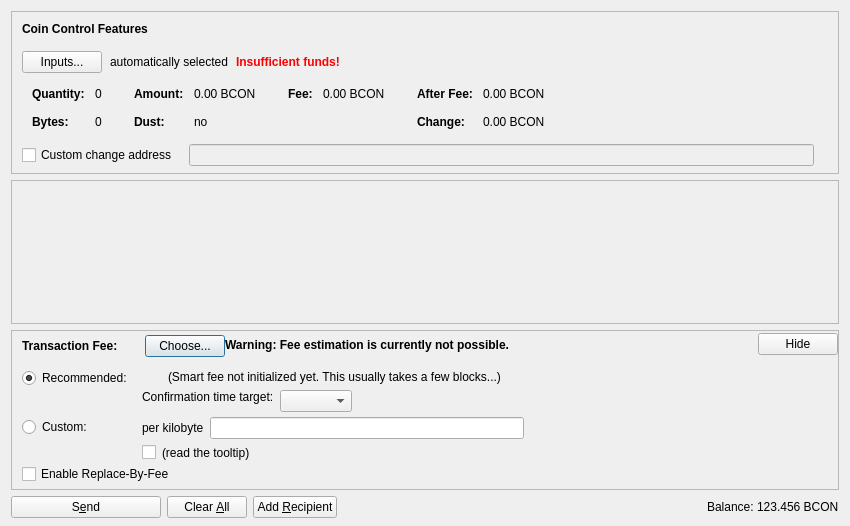
<?xml version="1.0" encoding="UTF-8"?>
<ui version="4.0">
 <class>SendCoinsDialog</class>
 <widget class="QDialog" name="SendCoinsDialog">
  <property name="geometry">
   <rect>
    <x>0</x>
    <y>0</y>
    <width>850</width>
    <height>526</height>
   </rect>
  </property>
  <property name="windowTitle">
   <string>Send Coins</string>
  </property>
  <layout class="QVBoxLayout" name="verticalLayout" stretch="0,1,0,0">
   <property name="bottomMargin">
    <number>8</number>
   </property>
   <item>
    <widget class="QFrame" name="frameCoinControl">
     <property name="sizePolicy">
      <sizepolicy hsizetype="Expanding" vsizetype="Expanding">
       <horstretch>0</horstretch>
       <verstretch>0</verstretch>
      </sizepolicy>
     </property>
     <property name="maximumSize">
      <size>
       <width>16777215</width>
       <height>16777215</height>
      </size>
     </property>
     <property name="frameShape">
      <enum>QFrame::StyledPanel</enum>
     </property>
     <property name="frameShadow">
      <enum>QFrame::Sunken</enum>
     </property>
     <layout class="QVBoxLayout" name="verticalLayoutCoinControl2">
      <property name="spacing">
       <number>0</number>
      </property>
      <property name="leftMargin">
       <number>0</number>
      </property>
      <property name="topMargin">
       <number>0</number>
      </property>
      <property name="rightMargin">
       <number>0</number>
      </property>
      <property name="bottomMargin">
       <number>6</number>
      </property>
      <item>
       <layout class="QVBoxLayout" name="verticalLayoutCoinControl" stretch="0,0,0,0,1">
        <property name="spacing">
         <number>0</number>
        </property>
        <property name="leftMargin">
         <number>10</number>
        </property>
        <property name="topMargin">
         <number>10</number>
        </property>
        <item>
         <layout class="QHBoxLayout" name="horizontalLayoutCoinControl1">
          <property name="bottomMargin">
           <number>15</number>
          </property>
          <item>
           <widget class="QLabel" name="labelCoinControlFeatures">
            <property name="sizePolicy">
             <sizepolicy hsizetype="Preferred" vsizetype="Maximum">
              <horstretch>0</horstretch>
              <verstretch>0</verstretch>
             </sizepolicy>
            </property>
            <property name="font">
             <font>
              <weight>75</weight>
              <bold>true</bold>
             </font>
            </property>
            <property name="styleSheet">
             <string notr="true">font-weight:bold;</string>
            </property>
            <property name="text">
             <string>Coin Control Features</string>
            </property>
           </widget>
          </item>
         </layout>
        </item>
        <item>
         <layout class="QHBoxLayout" name="horizontalLayoutCoinControl2" stretch="0,0,0,0">
          <property name="spacing">
           <number>8</number>
          </property>
          <property name="bottomMargin">
           <number>10</number>
          </property>
          <item>
           <widget class="QPushButton" name="pushButtonCoinControl">
            <property name="styleSheet">
             <string notr="true"/>
            </property>
            <property name="text">
             <string>Inputs...</string>
            </property>
            <property name="autoDefault">
             <bool>false</bool>
            </property>
           </widget>
          </item>
          <item>
           <widget class="QLabel" name="labelCoinControlAutomaticallySelected">
            <property name="text">
             <string>automatically selected</string>
            </property>
            <property name="margin">
             <number>5</number>
            </property>
           </widget>
          </item>
          <item>
           <widget class="QLabel" name="labelCoinControlInsuffFunds">
            <property name="font">
             <font>
              <weight>75</weight>
              <bold>true</bold>
             </font>
            </property>
            <property name="styleSheet">
             <string notr="true">color:red;font-weight:bold;</string>
            </property>
            <property name="text">
             <string>Insufficient funds!</string>
            </property>
            <property name="margin">
             <number>5</number>
            </property>
           </widget>
          </item>
          <item>
           <spacer name="horizontalSpacerCoinControl">
            <property name="orientation">
             <enum>Qt::Horizontal</enum>
            </property>
            <property name="sizeHint" stdset="0">
             <size>
              <width>40</width>
              <height>1</height>
             </size>
            </property>
           </spacer>
          </item>
         </layout>
        </item>
        <item>
         <widget class="QWidget" name="widgetCoinControl" native="true">
          <property name="sizePolicy">
           <sizepolicy hsizetype="Preferred" vsizetype="Preferred">
            <horstretch>0</horstretch>
            <verstretch>0</verstretch>
           </sizepolicy>
          </property>
          <property name="minimumSize">
           <size>
            <width>0</width>
            <height>0</height>
           </size>
          </property>
          <property name="styleSheet">
           <string notr="true"/>
          </property>
          <layout class="QHBoxLayout" name="horizontalLayoutCoinControl5">
           <property name="leftMargin">
            <number>0</number>
           </property>
           <property name="topMargin">
            <number>0</number>
           </property>
           <property name="rightMargin">
            <number>0</number>
           </property>
           <property name="bottomMargin">
            <number>0</number>
           </property>
           <item>
            <layout class="QHBoxLayout" name="horizontalLayoutCoinControl3" stretch="0,0,0,1">
             <property name="spacing">
              <number>20</number>
             </property>
             <property name="topMargin">
              <number>0</number>
             </property>
             <property name="bottomMargin">
              <number>10</number>
             </property>
             <item>
              <layout class="QFormLayout" name="formLayoutCoinControl1">
               <property name="horizontalSpacing">
                <number>10</number>
               </property>
               <property name="verticalSpacing">
                <number>14</number>
               </property>
               <property name="leftMargin">
                <number>10</number>
               </property>
               <property name="topMargin">
                <number>4</number>
               </property>
               <property name="rightMargin">
                <number>6</number>
               </property>
               <item row="0" column="0">
                <widget class="QLabel" name="labelCoinControlQuantityText">
                 <property name="font">
                  <font>
                   <weight>75</weight>
                   <bold>true</bold>
                  </font>
                 </property>
                 <property name="text">
                  <string>Quantity:</string>
                 </property>
                 <property name="margin">
                  <number>0</number>
                 </property>
                </widget>
               </item>
               <item row="0" column="1">
                <widget class="QLabel" name="labelCoinControlQuantity">
                 <property name="cursor">
                  <cursorShape>IBeamCursor</cursorShape>
                 </property>
                 <property name="contextMenuPolicy">
                  <enum>Qt::ActionsContextMenu</enum>
                 </property>
                 <property name="text">
                  <string notr="true">0</string>
                 </property>
                 <property name="margin">
                  <number>0</number>
                 </property>
                 <property name="textInteractionFlags">
                  <set>Qt::LinksAccessibleByMouse|Qt::TextSelectableByKeyboard|Qt::TextSelectableByMouse</set>
                 </property>
                </widget>
               </item>
               <item row="1" column="0">
                <widget class="QLabel" name="labelCoinControlBytesText">
                 <property name="font">
                  <font>
                   <weight>75</weight>
                   <bold>true</bold>
                  </font>
                 </property>
                 <property name="text">
                  <string>Bytes:</string>
                 </property>
                </widget>
               </item>
               <item row="1" column="1">
                <widget class="QLabel" name="labelCoinControlBytes">
                 <property name="cursor">
                  <cursorShape>IBeamCursor</cursorShape>
                 </property>
                 <property name="contextMenuPolicy">
                  <enum>Qt::ActionsContextMenu</enum>
                 </property>
                 <property name="text">
                  <string notr="true">0</string>
                 </property>
                 <property name="textInteractionFlags">
                  <set>Qt::LinksAccessibleByMouse|Qt::TextSelectableByKeyboard|Qt::TextSelectableByMouse</set>
                 </property>
                </widget>
               </item>
              </layout>
             </item>
             <item>
              <layout class="QFormLayout" name="formLayoutCoinControl2">
               <property name="horizontalSpacing">
                <number>10</number>
               </property>
               <property name="verticalSpacing">
                <number>14</number>
               </property>
               <property name="leftMargin">
                <number>6</number>
               </property>
               <property name="topMargin">
                <number>4</number>
               </property>
               <property name="rightMargin">
                <number>6</number>
               </property>
               <item row="0" column="0">
                <widget class="QLabel" name="labelCoinControlAmountText">
                 <property name="font">
                  <font>
                   <weight>75</weight>
                   <bold>true</bold>
                  </font>
                 </property>
                 <property name="text">
                  <string>Amount:</string>
                 </property>
                 <property name="margin">
                  <number>0</number>
                 </property>
                </widget>
               </item>
               <item row="0" column="1">
                <widget class="QLabel" name="labelCoinControlAmount">
                 <property name="cursor">
                  <cursorShape>IBeamCursor</cursorShape>
                 </property>
                 <property name="contextMenuPolicy">
                  <enum>Qt::ActionsContextMenu</enum>
                 </property>
                 <property name="text">
                  <string notr="true">0.00 BCON</string>
                 </property>
                 <property name="textInteractionFlags">
                  <set>Qt::LinksAccessibleByMouse|Qt::TextSelectableByKeyboard|Qt::TextSelectableByMouse</set>
                 </property>
                </widget>
               </item>
               <item row="1" column="0">
                <widget class="QLabel" name="labelCoinControlLowOutputText">
                 <property name="font">
                  <font>
                   <weight>75</weight>
                   <bold>true</bold>
                  </font>
                 </property>
                 <property name="text">
                  <string>Dust:</string>
                 </property>
                </widget>
               </item>
               <item row="1" column="1">
                <widget class="QLabel" name="labelCoinControlLowOutput">
                 <property name="cursor">
                  <cursorShape>IBeamCursor</cursorShape>
                 </property>
                 <property name="contextMenuPolicy">
                  <enum>Qt::ActionsContextMenu</enum>
                 </property>
                 <property name="text">
                  <string notr="true">no</string>
                 </property>
                 <property name="textInteractionFlags">
                  <set>Qt::LinksAccessibleByMouse|Qt::TextSelectableByKeyboard|Qt::TextSelectableByMouse</set>
                 </property>
                </widget>
               </item>
              </layout>
             </item>
             <item>
              <layout class="QFormLayout" name="formLayoutCoinControl3">
               <property name="horizontalSpacing">
                <number>10</number>
               </property>
               <property name="verticalSpacing">
                <number>14</number>
               </property>
               <property name="leftMargin">
                <number>6</number>
               </property>
               <property name="topMargin">
                <number>4</number>
               </property>
               <property name="rightMargin">
                <number>6</number>
               </property>
               <item row="0" column="0">
                <widget class="QLabel" name="labelCoinControlFeeText">
                 <property name="font">
                  <font>
                   <weight>75</weight>
                   <bold>true</bold>
                  </font>
                 </property>
                 <property name="text">
                  <string>Fee:</string>
                 </property>
                 <property name="margin">
                  <number>0</number>
                 </property>
                </widget>
               </item>
               <item row="0" column="1">
                <widget class="QLabel" name="labelCoinControlFee">
                 <property name="cursor">
                  <cursorShape>IBeamCursor</cursorShape>
                 </property>
                 <property name="contextMenuPolicy">
                  <enum>Qt::ActionsContextMenu</enum>
                 </property>
                 <property name="text">
                  <string notr="true">0.00 BCON</string>
                 </property>
                 <property name="textInteractionFlags">
                  <set>Qt::LinksAccessibleByMouse|Qt::TextSelectableByKeyboard|Qt::TextSelectableByMouse</set>
                 </property>
                </widget>
               </item>
              </layout>
             </item>
             <item>
              <layout class="QFormLayout" name="formLayoutCoinControl4">
               <property name="horizontalSpacing">
                <number>10</number>
               </property>
               <property name="verticalSpacing">
                <number>14</number>
               </property>
               <property name="leftMargin">
                <number>6</number>
               </property>
               <property name="topMargin">
                <number>4</number>
               </property>
               <property name="rightMargin">
                <number>6</number>
               </property>
               <item row="0" column="0">
                <widget class="QLabel" name="labelCoinControlAfterFeeText">
                 <property name="font">
                  <font>
                   <weight>75</weight>
                   <bold>true</bold>
                  </font>
                 </property>
                 <property name="text">
                  <string>After Fee:</string>
                 </property>
                 <property name="margin">
                  <number>0</number>
                 </property>
                </widget>
               </item>
               <item row="0" column="1">
                <widget class="QLabel" name="labelCoinControlAfterFee">
                 <property name="cursor">
                  <cursorShape>IBeamCursor</cursorShape>
                 </property>
                 <property name="contextMenuPolicy">
                  <enum>Qt::ActionsContextMenu</enum>
                 </property>
                 <property name="text">
                  <string notr="true">0.00 BCON</string>
                 </property>
                 <property name="textInteractionFlags">
                  <set>Qt::LinksAccessibleByMouse|Qt::TextSelectableByKeyboard|Qt::TextSelectableByMouse</set>
                 </property>
                </widget>
               </item>
               <item row="1" column="0">
                <widget class="QLabel" name="labelCoinControlChangeText">
                 <property name="font">
                  <font>
                   <weight>75</weight>
                   <bold>true</bold>
                  </font>
                 </property>
                 <property name="text">
                  <string>Change:</string>
                 </property>
                </widget>
               </item>
               <item row="1" column="1">
                <widget class="QLabel" name="labelCoinControlChange">
                 <property name="cursor">
                  <cursorShape>IBeamCursor</cursorShape>
                 </property>
                 <property name="contextMenuPolicy">
                  <enum>Qt::ActionsContextMenu</enum>
                 </property>
                 <property name="text">
                  <string notr="true">0.00 BCON</string>
                 </property>
                 <property name="textInteractionFlags">
                  <set>Qt::LinksAccessibleByMouse|Qt::TextSelectableByKeyboard|Qt::TextSelectableByMouse</set>
                 </property>
                </widget>
               </item>
              </layout>
             </item>
            </layout>
           </item>
          </layout>
         </widget>
        </item>
        <item>
         <layout class="QHBoxLayout" name="horizontalLayoutCoinControl4" stretch="0,0,0">
          <property name="spacing">
           <number>12</number>
          </property>
          <property name="sizeConstraint">
           <enum>QLayout::SetDefaultConstraint</enum>
          </property>
          <property name="topMargin">
           <number>5</number>
          </property>
          <property name="rightMargin">
           <number>5</number>
          </property>
          <item>
           <widget class="QCheckBox" name="checkBoxCoinControlChange">
            <property name="toolTip">
             <string>If this is activated, but the change address is empty or invalid, change will be sent to a newly generated address.</string>
            </property>
            <property name="text">
             <string>Custom change address</string>
            </property>
           </widget>
          </item>
          <item>
           <widget class="QValidatedLineEdit" name="lineEditCoinControlChange">
            <property name="enabled">
             <bool>false</bool>
            </property>
            <property name="sizePolicy">
             <sizepolicy hsizetype="Expanding" vsizetype="Fixed">
              <horstretch>0</horstretch>
              <verstretch>0</verstretch>
             </sizepolicy>
            </property>
           </widget>
          </item>
          <item>
           <widget class="QLabel" name="labelCoinControlChangeLabel">
            <property name="sizePolicy">
             <sizepolicy hsizetype="Preferred" vsizetype="Expanding">
              <horstretch>0</horstretch>
              <verstretch>0</verstretch>
             </sizepolicy>
            </property>
            <property name="minimumSize">
             <size>
              <width>0</width>
              <height>0</height>
             </size>
            </property>
            <property name="text">
             <string/>
            </property>
            <property name="margin">
             <number>3</number>
            </property>
           </widget>
          </item>
         </layout>
        </item>
        <item>
         <spacer name="verticalSpacerCoinControl">
          <property name="orientation">
           <enum>Qt::Vertical</enum>
          </property>
          <property name="sizeHint" stdset="0">
           <size>
            <width>800</width>
            <height>1</height>
           </size>
          </property>
         </spacer>
        </item>
       </layout>
      </item>
     </layout>
    </widget>
   </item>
   <item>
    <widget class="QScrollArea" name="scrollArea">
     <property name="widgetResizable">
      <bool>true</bool>
     </property>
     <widget class="QWidget" name="scrollAreaWidgetContents">
      <property name="geometry">
       <rect>
        <x>0</x>
        <y>0</y>
        <width>830</width>
        <height>104</height>
       </rect>
      </property>
      <layout class="QVBoxLayout" name="verticalLayout_2" stretch="0,1">
       <property name="leftMargin">
        <number>0</number>
       </property>
       <property name="topMargin">
        <number>0</number>
       </property>
       <property name="rightMargin">
        <number>0</number>
       </property>
       <property name="bottomMargin">
        <number>0</number>
       </property>
       <item>
        <layout class="QVBoxLayout" name="entries">
         <property name="spacing">
          <number>6</number>
         </property>
        </layout>
       </item>
       <item>
        <spacer name="verticalSpacer">
         <property name="orientation">
          <enum>Qt::Vertical</enum>
         </property>
         <property name="sizeHint" stdset="0">
          <size>
           <width>20</width>
           <height>40</height>
          </size>
         </property>
        </spacer>
       </item>
      </layout>
     </widget>
    </widget>
   </item>
   <item>
    <widget class="QFrame" name="frameFee">
     <property name="sizePolicy">
      <sizepolicy hsizetype="Expanding" vsizetype="Expanding">
       <horstretch>0</horstretch>
       <verstretch>0</verstretch>
      </sizepolicy>
     </property>
     <property name="maximumSize">
      <size>
       <width>16777215</width>
       <height>16777215</height>
      </size>
     </property>
     <property name="frameShape">
      <enum>QFrame::StyledPanel</enum>
     </property>
     <property name="frameShadow">
      <enum>QFrame::Sunken</enum>
     </property>
     <layout class="QVBoxLayout" name="verticalLayoutFee1">
      <property name="spacing">
       <number>0</number>
      </property>
      <property name="leftMargin">
       <number>0</number>
      </property>
      <property name="topMargin">
       <number>0</number>
      </property>
      <property name="rightMargin">
       <number>0</number>
      </property>
      <property name="bottomMargin">
       <number>0</number>
      </property>
      <item>
       <layout class="QVBoxLayout" name="verticalLayoutFee2" stretch="0,0,0">
        <property name="spacing">
         <number>0</number>
        </property>
        <property name="leftMargin">
         <number>10</number>
        </property>
        <property name="topMargin">
         <number>0</number>
        </property>
        <item>
         <layout class="QHBoxLayout" name="horizontalLayoutFee1">
          <property name="bottomMargin">
           <number>0</number>
          </property>
          <item>
           <layout class="QVBoxLayout" name="verticalLayoutFee7">
            <property name="spacing">
             <number>0</number>
            </property>
            <item>
             <spacer name="verticalSpacerSmartFee">
              <property name="orientation">
               <enum>Qt::Vertical</enum>
              </property>
              <property name="sizeType">
               <enum>QSizePolicy::Fixed</enum>
              </property>
              <property name="sizeHint" stdset="0">
               <size>
                <width>1</width>
                <height>4</height>
               </size>
              </property>
             </spacer>
            </item>
            <item>
             <layout class="QHBoxLayout" name="horizontalLayoutSmartFee">
              <property name="spacing">
               <number>10</number>
              </property>
              <item>
               <widget class="QLabel" name="labelFeeHeadline">
                <property name="sizePolicy">
                 <sizepolicy hsizetype="Preferred" vsizetype="Maximum">
                  <horstretch>0</horstretch>
                  <verstretch>0</verstretch>
                 </sizepolicy>
                </property>
                <property name="font">
                 <font>
                  <weight>75</weight>
                  <bold>true</bold>
                 </font>
                </property>
                <property name="styleSheet">
                 <string notr="true">font-weight:bold;</string>
                </property>
                <property name="text">
                 <string>Transaction Fee:</string>
                </property>
               </widget>
              </item>
              <item>
               <widget class="QLabel" name="labelFeeMinimized">
                <property name="text">
                 <string/>
                </property>
               </widget>
              </item>
              <item>
               <widget class="QPushButton" name="buttonChooseFee">
                <property name="text">
                 <string>Choose...</string>
                </property>
               </widget>
              </item>
             </layout>
            </item>
            <item>
             <spacer name="verticalSpacer_5">
              <property name="orientation">
               <enum>Qt::Vertical</enum>
              </property>
              <property name="sizeHint" stdset="0">
               <size>
                <width>1</width>
                <height>1</height>
               </size>
              </property>
             </spacer>
            </item>
           </layout>
          </item>
          <item>
           <widget class="QLabel" name="fallbackFeeWarningLabel">
            <property name="toolTip">
             <string>Using the fallbackfee can result in sending a transaction that will take several hours or days (or never) to confirm. Consider choosing your fee manually or wait until you have validated the complete chain.</string>
            </property>
            <property name="font">
            <font>
                <weight>75</weight>
                <bold>true</bold>
            </font>
            </property>
            <property name="text">
             <string>Warning: Fee estimation is currently not possible.</string>
            </property>
            <property name="wordWrap">
             <bool>false</bool>
            </property>
           </widget>
          </item>
          <item>
           <spacer name="horizontalSpacer_4">
            <property name="orientation">
             <enum>Qt::Horizontal</enum>
            </property>
            <property name="sizeType">
             <enum>QSizePolicy::MinimumExpanding</enum>
            </property>
            <property name="sizeHint" stdset="0">
             <size>
              <width>40</width>
              <height>20</height>
             </size>
            </property>
           </spacer>
          </item>
          <item>
           <widget class="QPushButton" name="buttonMinimizeFee">
            <property name="toolTip">
             <string>collapse fee-settings</string>
            </property>
            <property name="text">
             <string>Hide</string>
            </property>
           </widget>
          </item>
         </layout>
        </item>
        <item>
         <widget class="QFrame" name="frameFeeSelection">
          <layout class="QVBoxLayout" name="verticalLayoutFee12">
           <property name="spacing">
            <number>0</number>
           </property>
           <property name="leftMargin">
            <number>0</number>
           </property>
           <property name="topMargin">
            <number>0</number>
           </property>
           <property name="rightMargin">
            <number>0</number>
           </property>
           <property name="bottomMargin">
            <number>0</number>
           </property>
           <item>
            <layout class="QGridLayout" name="gridLayoutFee">
             <property name="topMargin">
              <number>10</number>
             </property>
             <property name="bottomMargin">
              <number>4</number>
             </property>
             <property name="horizontalSpacing">
              <number>10</number>
             </property>
             <property name="verticalSpacing">
              <number>4</number>
             </property>
             <item row="1" column="1">
              <layout class="QVBoxLayout" name="verticalLayoutFee8">
               <property name="spacing">
                <number>6</number>
               </property>
               <item>
                <layout class="QHBoxLayout" name="horizontalLayoutFee13">
                 <item>
                  <widget class="QLabel" name="labelCustomPerKilobyte">
                   <property name="toolTip">
                    <string>Specify a custom fee per kB (1,000 bytes) of the transaction's virtual size.

Note:  Since the fee is calculated on a per-byte basis, a fee of "100 satoshis per kB" for a transaction size of 500 bytes (half of 1 kB) would ultimately yield a fee of only 50 satoshis.</string>
                   </property>
                   <property name="text">
                    <string>per kilobyte</string>
                   </property>
                  </widget>
                 </item>
                 <item>
                  <widget class="BitcoinNickelAmountField" name="customFee"/>
                 </item>
                 <item>
                  <spacer name="horizontalSpacer_6">
                   <property name="orientation">
                    <enum>Qt::Horizontal</enum>
                   </property>
                   <property name="sizeHint" stdset="0">
                    <size>
                     <width>1</width>
                     <height>1</height>
                    </size>
                   </property>
                  </spacer>
                 </item>
                </layout>
               </item>
               <item>
                <layout class="QHBoxLayout" name="horizontalLayoutFee8">
                 <item>
                  <widget class="QCheckBox" name="checkBoxMinimumFee">
                   <property name="toolTip">
                    <string>Paying only the minimum fee is just fine as long as there is less transaction volume than space in the blocks. But be aware that this can end up in a never confirming transaction once there is more demand for bitcoinnickel transactions than the network can process.</string>
                   </property>
                   <property name="text">
                    <string/>
                   </property>
                  </widget>
                 </item>
                 <item>
                  <widget class="QLabel" name="labelMinFeeWarning">
                   <property name="enabled">
                    <bool>true</bool>
                   </property>
                   <property name="toolTip">
                    <string>Paying only the minimum fee is just fine as long as there is less transaction volume than space in the blocks. But be aware that this can end up in a never confirming transaction once there is more demand for bitcoinnickel transactions than the network can process.</string>
                   </property>
                   <property name="text">
                    <string>(read the tooltip)</string>
                   </property>
                   <property name="margin">
                    <number>5</number>
                   </property>
                  </widget>
                 </item>
                 <item>
                  <spacer name="horizontalSpacer_2">
                   <property name="orientation">
                    <enum>Qt::Horizontal</enum>
                   </property>
                   <property name="sizeHint" stdset="0">
                    <size>
                     <width>1</width>
                     <height>1</height>
                    </size>
                   </property>
                  </spacer>
                 </item>
                </layout>
               </item>
              </layout>
             </item>
             <item row="0" column="0">
              <layout class="QVBoxLayout" name="verticalLayoutFee4" stretch="0,1">
               <item>
                <widget class="QRadioButton" name="radioSmartFee">
                 <property name="text">
                  <string>Recommended:</string>
                 </property>
                 <property name="checked">
                  <bool>true</bool>
                 </property>
                 <attribute name="buttonGroup">
                  <string notr="true">groupFee</string>
                 </attribute>
                </widget>
               </item>
               <item>
                <spacer name="verticalSpacer_2">
                 <property name="orientation">
                  <enum>Qt::Vertical</enum>
                 </property>
                 <property name="sizeHint" stdset="0">
                  <size>
                   <width>1</width>
                   <height>1</height>
                  </size>
                 </property>
                </spacer>
               </item>
              </layout>
             </item>
             <item row="1" column="0">
              <layout class="QVBoxLayout" name="verticalLayoutFee9" stretch="0,1">
               <item>
                <widget class="QRadioButton" name="radioCustomFee">
                 <property name="text">
                  <string>Custom:</string>
                 </property>
                 <attribute name="buttonGroup">
                  <string notr="true">groupFee</string>
                 </attribute>
                </widget>
               </item>
               <item>
                <spacer name="verticalSpacer_6">
                 <property name="orientation">
                  <enum>Qt::Vertical</enum>
                 </property>
                 <property name="sizeHint" stdset="0">
                  <size>
                   <width>1</width>
                   <height>1</height>
                  </size>
                 </property>
                </spacer>
               </item>
              </layout>
             </item>
             <item row="0" column="1">
              <layout class="QVBoxLayout" name="verticalLayoutFee3" stretch="0,0,1">
               <property name="spacing">
                <number>6</number>
               </property>
               <property name="topMargin">
                <number>2</number>
               </property>
               <item>
                <layout class="QHBoxLayout" name="horizontalLayoutFee12">
                 <item>
                  <widget class="QLabel" name="labelSmartFee">
                   <property name="text">
                    <string/>
                   </property>
                   <property name="margin">
                    <number>2</number>
                   </property>
                  </widget>
                 </item>
                 <item>
                  <widget class="QLabel" name="labelFeeEstimation">
                   <property name="text">
                    <string/>
                   </property>
                  </widget>
                 </item>
                 <item>
                  <widget class="QLabel" name="labelSmartFee2">
                   <property name="text">
                    <string>(Smart fee not initialized yet. This usually takes a few blocks...)</string>
                   </property>
                   <property name="margin">
                    <number>2</number>
                   </property>
                  </widget>
                 </item>
                 <item>
                  <spacer name="horizontalSpacer_5">
                   <property name="orientation">
                    <enum>Qt::Horizontal</enum>
                   </property>
                   <property name="sizeHint" stdset="0">
                    <size>
                     <width>1</width>
                     <height>1</height>
                    </size>
                   </property>
                  </spacer>
                 </item>
                </layout>
               </item>
               <item>
                <layout class="QHBoxLayout" name="horizontalLayoutFee9">
                 <item>
                  <layout class="QVBoxLayout" name="verticalLayoutFee6">
                   <item>
                    <widget class="QLabel" name="labelSmartFee3">
                     <property name="text">
                      <string>Confirmation time target:</string>
                     </property>
                     <property name="margin">
                      <number>2</number>
                     </property>
                    </widget>
                   </item>
                   <item>
                    <spacer name="verticalSpacer_3">
                     <property name="orientation">
                      <enum>Qt::Vertical</enum>
                     </property>
                     <property name="sizeHint" stdset="0">
                      <size>
                       <width>1</width>
                       <height>1</height>
                      </size>
                     </property>
                    </spacer>
                   </item>
                  </layout>
                 </item>
                 <item>
                  <layout class="QVBoxLayout" name="verticalLayoutFee5">
                   <property name="rightMargin">
                    <number>30</number>
                   </property>
                   <item>
                    <layout class="QHBoxLayout" name="horizontalLayoutConfTarget">
                     <property name="bottomMargin">
                      <number>0</number>
                     </property>
                     <item>
                      <widget class="QComboBox" name="confTargetSelector"/>
                     </item>
                     <item>
                      <spacer name="horizontalSpacerConfTarget">
                       <property name="orientation">
                        <enum>Qt::Horizontal</enum>
                       </property>
                       <property name="sizeHint" stdset="0">
                        <size>
                         <width>40</width>
                         <height>20</height>
                        </size>
                       </property>
                      </spacer>
                     </item>
                    </layout>
                   </item>
                  </layout>
                 </item>
                </layout>
               </item>
               <item>
                <spacer name="verticalSpacer_4">
                 <property name="orientation">
                  <enum>Qt::Vertical</enum>
                 </property>
                 <property name="sizeHint" stdset="0">
                  <size>
                   <width>1</width>
                   <height>1</height>
                  </size>
                 </property>
                </spacer>
               </item>
              </layout>
             </item>
            </layout>
           </item>
           <item>
            <widget class="QCheckBox" name="optInRBF">
             <property name="text">
              <string>Enable Replace-By-Fee</string>
             </property>
             <property name="toolTip">
              <string>With Replace-By-Fee (BIP-125) you can increase a transaction's fee after it is sent. Without this, a higher fee may be recommended to compensate for increased transaction delay risk.</string>
             </property>
            </widget>
           </item>
          </layout>
         </widget>
        </item>
        <item>
         <spacer name="verticalSpacerFee">
          <property name="orientation">
           <enum>Qt::Vertical</enum>
          </property>
          <property name="sizeHint" stdset="0">
           <size>
            <width>40</width>
            <height>5</height>
           </size>
          </property>
         </spacer>
        </item>
       </layout>
      </item>
     </layout>
    </widget>
   </item>
   <item>
    <layout class="QHBoxLayout" name="horizontalLayout">
     <item>
      <widget class="QPushButton" name="sendButton">
       <property name="minimumSize">
        <size>
         <width>150</width>
         <height>0</height>
        </size>
       </property>
       <property name="toolTip">
        <string>Confirm the send action</string>
       </property>
       <property name="text">
        <string>S&amp;end</string>
       </property>
       <property name="icon">
        <iconset resource="../bitcoinnickel.qrc">
         <normaloff>:/icons/send</normaloff>:/icons/send</iconset>
       </property>
       <property name="autoDefault">
        <bool>false</bool>
       </property>
       <property name="default">
        <bool>false</bool>
       </property>
      </widget>
     </item>
     <item>
      <widget class="QPushButton" name="clearButton">
       <property name="sizePolicy">
        <sizepolicy hsizetype="Minimum" vsizetype="Fixed">
         <horstretch>0</horstretch>
         <verstretch>0</verstretch>
        </sizepolicy>
       </property>
       <property name="toolTip">
        <string>Clear all fields of the form.</string>
       </property>
       <property name="text">
        <string>Clear &amp;All</string>
       </property>
       <property name="icon">
        <iconset resource="../bitcoinnickel.qrc">
         <normaloff>:/icons/remove</normaloff>:/icons/remove</iconset>
       </property>
       <property name="autoDefault">
        <bool>false</bool>
       </property>
      </widget>
     </item>
     <item>
      <widget class="QPushButton" name="addButton">
       <property name="toolTip">
        <string>Send to multiple recipients at once</string>
       </property>
       <property name="text">
        <string>Add &amp;Recipient</string>
       </property>
       <property name="icon">
        <iconset resource="../bitcoinnickel.qrc">
         <normaloff>:/icons/add</normaloff>:/icons/add</iconset>
       </property>
       <property name="autoDefault">
        <bool>false</bool>
       </property>
      </widget>
     </item>
     <item>
      <spacer name="horizontalSpacer">
       <property name="orientation">
        <enum>Qt::Horizontal</enum>
       </property>
       <property name="sizeHint" stdset="0">
        <size>
         <width>40</width>
         <height>20</height>
        </size>
       </property>
      </spacer>
     </item>
     <item>
      <layout class="QHBoxLayout" name="horizontalLayout_2">
       <property name="spacing">
        <number>3</number>
       </property>
       <item>
        <widget class="QLabel" name="label">
         <property name="sizePolicy">
          <sizepolicy hsizetype="Preferred" vsizetype="Fixed">
           <horstretch>0</horstretch>
           <verstretch>0</verstretch>
          </sizepolicy>
         </property>
         <property name="text">
          <string>Balance:</string>
         </property>
        </widget>
       </item>
       <item>
        <widget class="QLabel" name="labelBalance">
         <property name="sizePolicy">
          <sizepolicy hsizetype="Preferred" vsizetype="Fixed">
           <horstretch>0</horstretch>
           <verstretch>0</verstretch>
          </sizepolicy>
         </property>
         <property name="cursor">
          <cursorShape>IBeamCursor</cursorShape>
         </property>
         <property name="text">
          <string notr="true">123.456 BCON</string>
         </property>
         <property name="textInteractionFlags">
          <set>Qt::LinksAccessibleByMouse|Qt::TextSelectableByKeyboard|Qt::TextSelectableByMouse</set>
         </property>
        </widget>
       </item>
      </layout>
     </item>
    </layout>
   </item>
  </layout>
 </widget>
 <customwidgets>
  <customwidget>
   <class>QValidatedLineEdit</class>
   <extends>QLineEdit</extends>
   <header>qt/qvalidatedlineedit.h</header>
  </customwidget>
  <customwidget>
   <class>BitcoinNickelAmountField</class>
   <extends>QLineEdit</extends>
   <header>qt/bitcoinnickelamountfield.h</header>
   <container>1</container>
  </customwidget>
 </customwidgets>
 <resources>
  <include location="../bitcoinnickel.qrc"/>
 </resources>
 <connections/>
 <buttongroups>
  <buttongroup name="groupFee"/>
 </buttongroups>
</ui>
